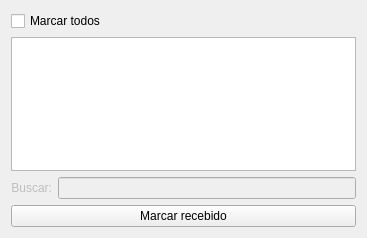
<?xml version="1.0" encoding="UTF-8"?>
<ui version="4.0">
 <class>WidgetLogisticaRecebimento</class>
 <widget class="QWidget" name="WidgetLogisticaRecebimento">
  <property name="geometry">
   <rect>
    <x>0</x>
    <y>0</y>
    <width>367</width>
    <height>238</height>
   </rect>
  </property>
  <property name="windowTitle">
   <string>Form</string>
  </property>
  <layout class="QGridLayout" name="gridLayout">
   <item row="0" column="0" colspan="2">
    <widget class="QCheckBox" name="checkBoxMarcarTodos">
     <property name="text">
      <string>Marcar todos</string>
     </property>
    </widget>
   </item>
   <item row="1" column="0" colspan="2">
    <widget class="TableView" name="table">
     <property name="mouseTracking">
      <bool>true</bool>
     </property>
     <property name="editTriggers">
      <set>QAbstractItemView::NoEditTriggers</set>
     </property>
     <property name="alternatingRowColors">
      <bool>true</bool>
     </property>
     <property name="selectionBehavior">
      <enum>QAbstractItemView::SelectRows</enum>
     </property>
     <property name="sortingEnabled">
      <bool>true</bool>
     </property>
     <attribute name="horizontalHeaderCascadingSectionResizes">
      <bool>true</bool>
     </attribute>
     <attribute name="horizontalHeaderStretchLastSection">
      <bool>false</bool>
     </attribute>
    </widget>
   </item>
   <item row="2" column="0">
    <widget class="QLabel" name="labelPedidosCompra_8">
     <property name="enabled">
      <bool>false</bool>
     </property>
     <property name="text">
      <string>Buscar:</string>
     </property>
     <property name="alignment">
      <set>Qt::AlignRight|Qt::AlignTrailing|Qt::AlignVCenter</set>
     </property>
    </widget>
   </item>
   <item row="2" column="1">
    <widget class="QLineEdit" name="lineEditBuscaRecebimento">
     <property name="enabled">
      <bool>false</bool>
     </property>
    </widget>
   </item>
   <item row="3" column="0" colspan="2">
    <widget class="QPushButton" name="pushButtonMarcarRecebido">
     <property name="text">
      <string>Marcar recebido</string>
     </property>
    </widget>
   </item>
  </layout>
 </widget>
 <customwidgets>
  <customwidget>
   <class>TableView</class>
   <extends>QTableView</extends>
   <header>src/tableview.h</header>
  </customwidget>
 </customwidgets>
 <resources/>
 <connections/>
</ui>
